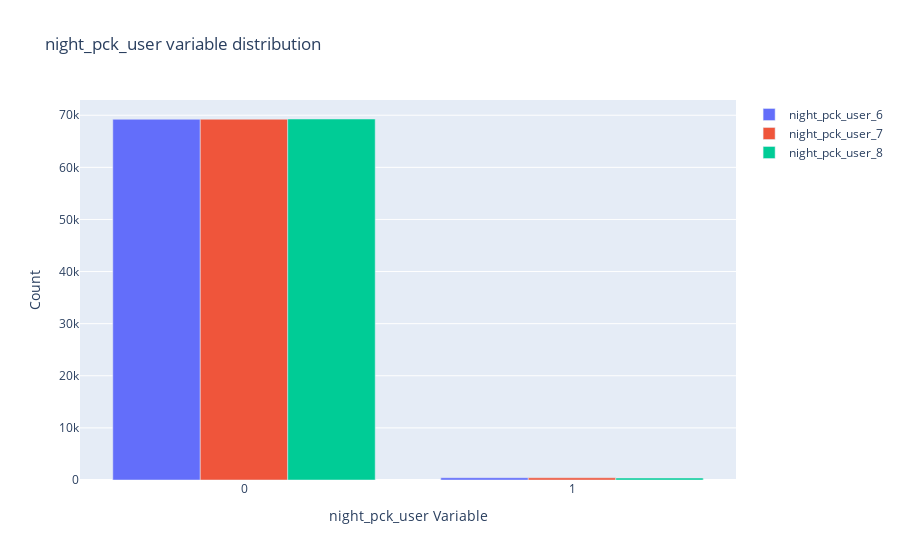

Here is the notebook cell this chart was saved with:
### Markdown cell above
- Across months fb users are increasing by 100-300 users per month

### Code cell
groupedBarPlot('night_pck_user')

### Figure 1 — Plotly figure (JSON) as saved in the notebook; plotly's stock layout.template omitted (floating-point values rounded to 4 significant figures)
{"data": [{"name": "night_pck_user_6", "type": "bar", "x": [0, 1], "y": [69223, 430]}, {"name": "night_pck_user_7", "type": "bar", "x": [0, 1], "y": [69234, 419]}, {"name": "night_pck_user_8", "type": "bar", "x": [0, 1], "y": [69278, 375]}], "layout": {"title": {"text": "night_pck_user variable distribution"}, "xaxis": {"title": {"text": "night_pck_user Variable"}}, "yaxis": {"title": {"text": "Count"}}}}
